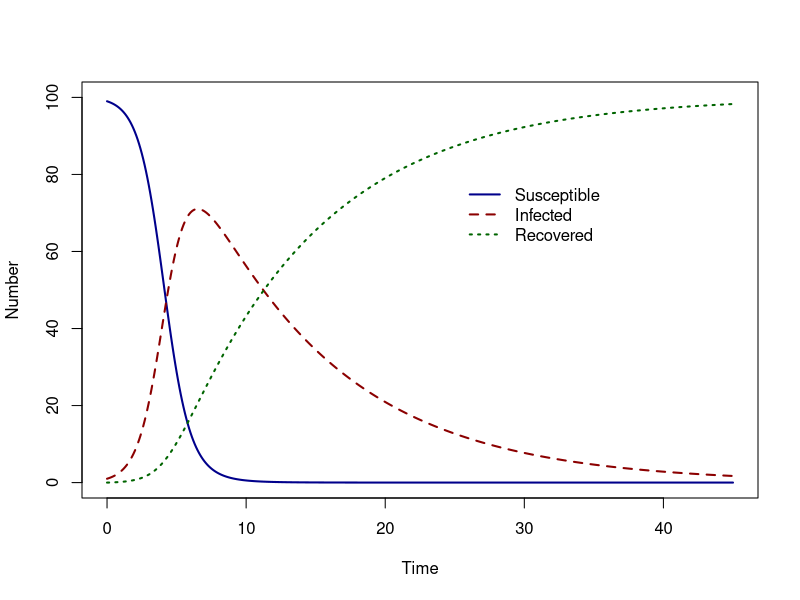
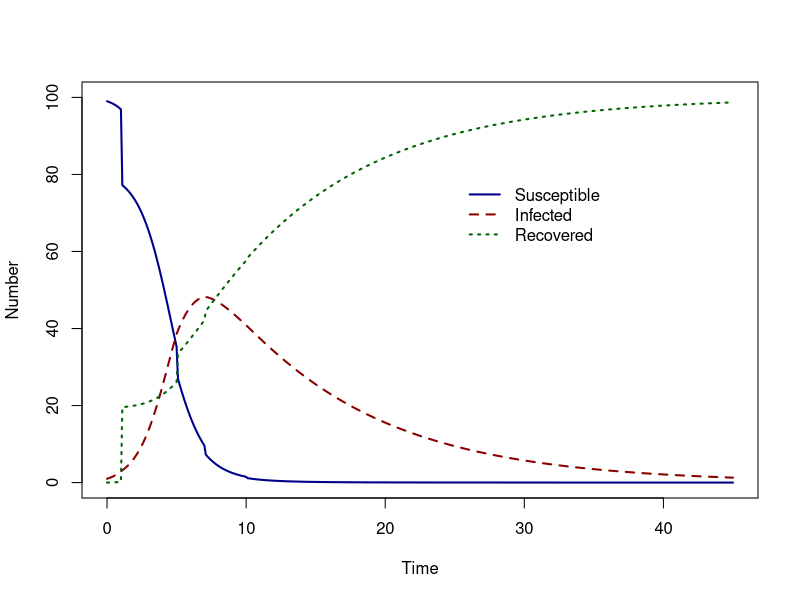
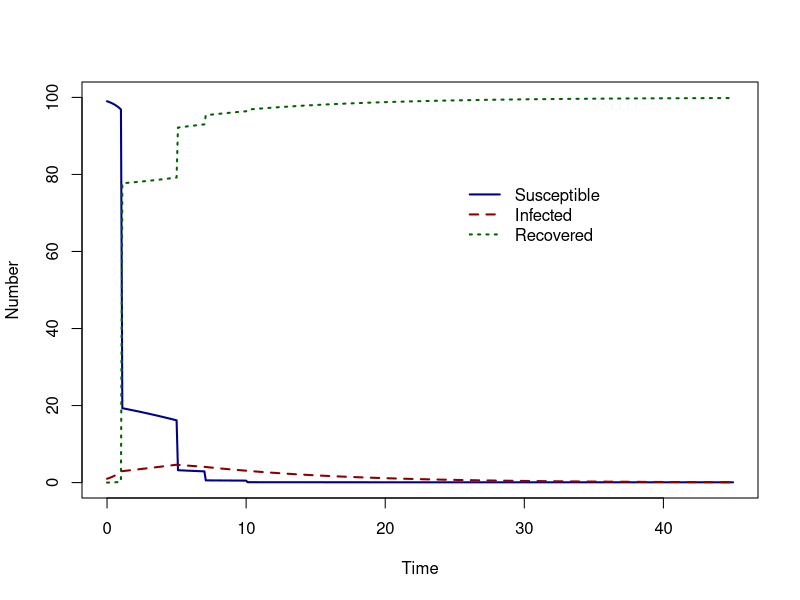

Here is the R script that generated these plots, in order:
## ---- chunk 1
library(deSolve)
knitr::opts_chunk$set(echo = TRUE, comment = NA, fig.align = "center")
## ---- chunk 2
SIR_model <- function(time, state_var, pars) {
  # Extract state variables
  S <- state_var["S"]
  I <- state_var["I"]
  R <- state_var["R"]
  N <- S + I + R
  # Extract model parameters
  beta <- pars["beta"]
  gamma <- pars["gamma"]
  # The differential equations
  dS <- -beta * S * I / N
  dI <- beta * S * I / N - gamma * I
  dR <- gamma * I
  # Return the equations as a list
  sol <- list(c(dS, dI, dR))
  return(sol)
}


# What are our parameter values?
pars <- c(beta = 1.2, gamma = 1 / 10)

# Define time to solve equations
times <- seq(from = 0, to = 45, by = 0.1)

# What are the initial values (or conditions) of the state variables?
I0 <- 1
N <- 100
S0 <- (N - I0)
R0 <- 0

state_var <- c(S = S0, I = I0, R = R0)

# Solve the Susceptible Infected equations over the vector of times , time
# with initial conditions
solution <- as.data.frame(ode(y = state_var, times = times, func = SIR_model,
                              parms = pars, method = rk4))
## ---- chunk 3
plot(solution$time, solution$S,
  col = "darkblue", lwd = 2,
  type = "l", ylim = c(0, 100), ylab = "Number", xlab = "Time"
)
lines(solution$time, solution$I, col = "darkred", lwd = 2, lty = 2)
lines(solution$time, solution$R, col = "darkgreen", lwd = 2, lty = 3)
legend(25, 80, c("Susceptible", "Infected", "Recovered"),
       col = c("darkblue", "darkred", "darkgreen"), lwd = 2, lty = c(1, 2, 3),
       bty = "n")
## ---- chunk 4
event_vaccinate <- function(times, state_var, parms) {
  # Extract needed state variables
  S <- state_var["S"]
  R <- state_var["R"]

  # Extract needed model parameters
  p <- parms["p"]

  # Changes to the state variable due to vaccination
  state_var["S"] <- S - S * p
  state_var["R"] <- R + S * p

  return(state_var)
}
## ---- chunk 5
pars <- c(beta = 1.2, gamma = 1 / 10, p = 0.2)

solution <- as.data.frame(ode(y = state_var, times = times, func = SIR_model,
                              parms = pars,
                              events = list(func = event_vaccinate,
                                            time = c(1, 5, 7, 10))))
## ---- chunk 6
plot(solution$time, solution$S,
  col = "darkblue", lwd = 2,
  type = "l", ylim = c(0, 100), ylab = "Number", xlab = "Time"
)
lines(solution$time, solution$I, col = "darkred", lwd = 2, lty = 2)
lines(solution$time, solution$R, col = "darkgreen", lwd = 2, lty = 3)
legend(25, 80, c("Susceptible", "Infected", "Recovered"),
  col = c("darkblue", "darkred", "darkgreen"),
  lwd = 2, lty = c(1, 2, 3), bty = "n"
)
## ---- chunk 7
pars <- c(beta = 1.2, gamma = 1 / 10, p = 0.8)

state_var <- c(S = 99, I = 1, R = 0)

solution <- as.data.frame(ode(y = state_var, times = times, func = SIR_model,
                              parms = pars,
                              events = list(func = event_vaccinate,
                                            time = c(1, 5, 7, 10))))

plot(solution$time, solution$S,
  col = "darkblue", lwd = 2,
  type = "l", ylim = c(0, 100), ylab = "Number", xlab = "Time"
)
lines(solution$time, solution$I, col = "darkred", lwd = 2, lty = 2)
lines(solution$time, solution$R, col = "darkgreen", lwd = 2, lty = 3)
legend(25, 80, c("Susceptible", "Infected", "Recovered"),
  col = c("darkblue", "darkred", "darkgreen"),
  lwd = 2, lty = c(1, 2, 3), bty = "n"
)
